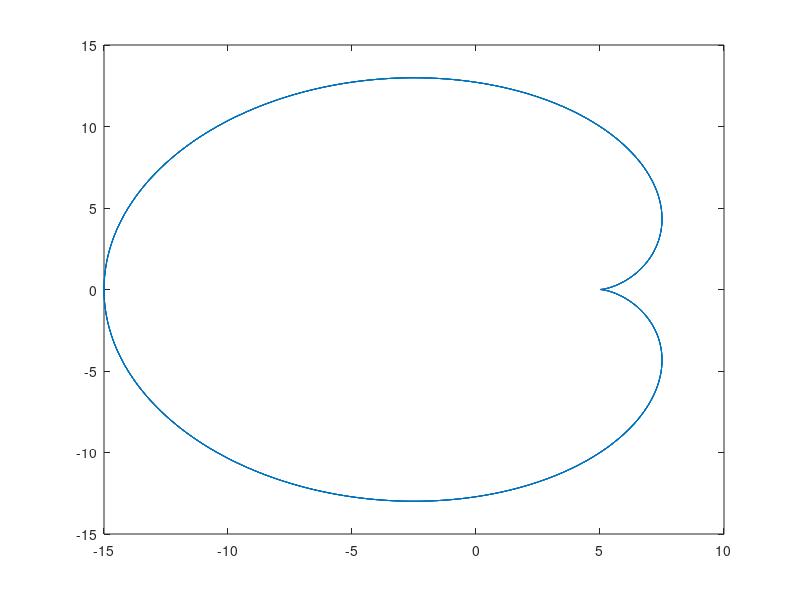

Here is the MATLAB script that generated this plot:
t=0:0.01:10*pi;

a=input('Give value for a: ');
b=input('Give value for b: ');

x=(a+b)*cos(t)-b*cos((a/b+1)*t);
y=(a+b)*sin(t)-b*sin((a/b+1)*t);

plot(x,y)